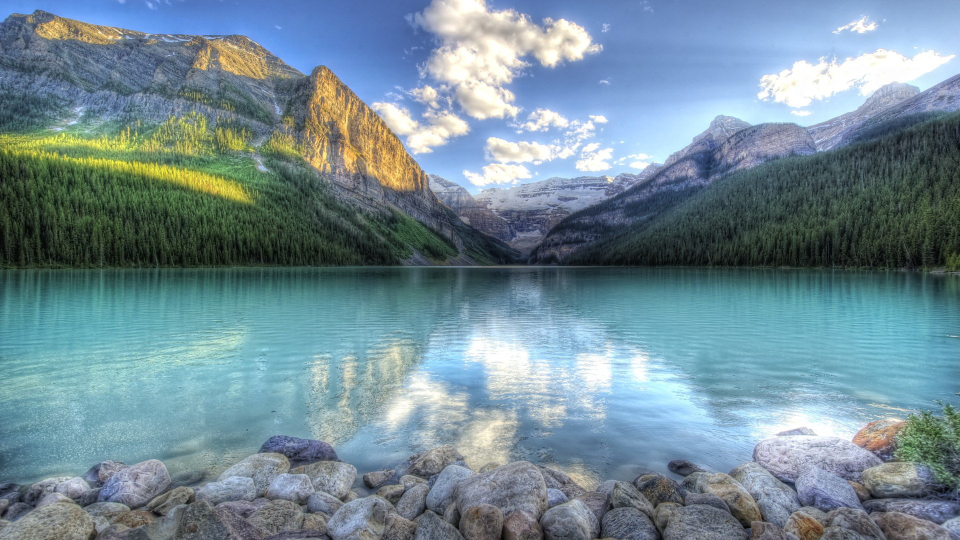
#> input picture 2.opencv/image_file/demo_img/1.jpg, 1920 x 1080 px (shown at 1/2 size)
$ jupyter execute --allow-errors demo.ipynb
#> lines starting #> are read from the running program, lines starting #| are printed output that depends on the picture; after the words box and inside, x2 and y2 are one past the last pixel; in counts of white or black regions, pixels touching at a corner belong together
[cell 1]
import cv2
import matplotlib.pyplot as plt

## 1.resize

[cell 2]
img = cv2.imread('../image_file/demo_img/1.jpg')
#> img is the input picture: shape (1080, 1920, 3); mean B, G, R 150.4, 139.4, 114.6
img.shape   # H,W,C
#> Out = (1080, 1920, 3)

### 宽高等比缩放，其中dsize参数要设置为None

[cell 3]
img_resize1 = cv2.resize(img, dsize=None,fx=0.5, fy=2)
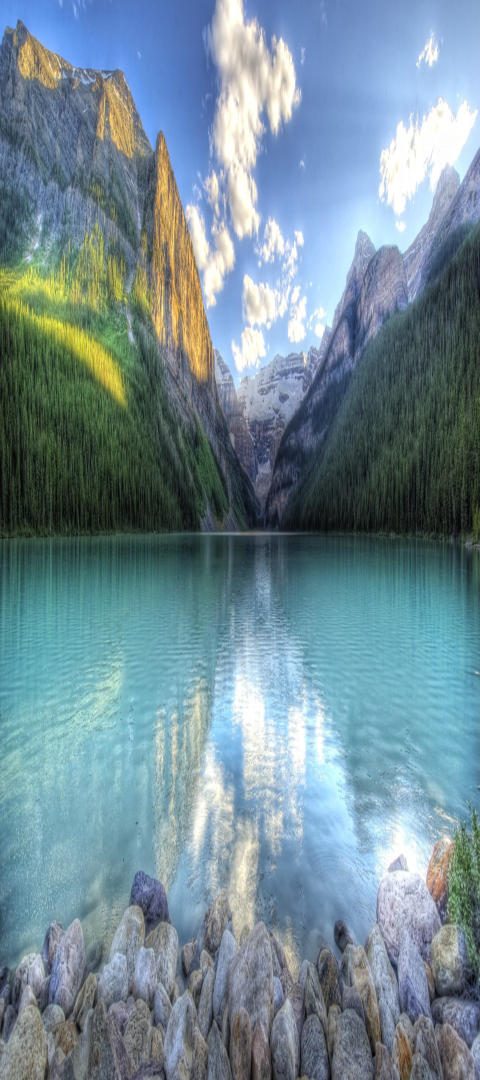
#> img_resize1: shape (2160, 960, 3) (shown at 1/2 size); mean B, G, R 150.4, 139.4, 114.6
img_resize1.shape
#> Out = (2160, 960, 3)

### 缩放成指定大小的宽和高

[cell 4]
img_resize2 = cv2.resize(img, (100,200))  #（宽，高）
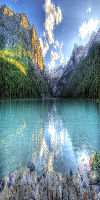
#> img_resize2: shape (200, 100, 3); mean B, G, R 150.2, 139.1, 114.4
img_resize2.shape
#> Out = (200, 100, 3)

## 2.crop指定区域

[cell 5]
crop_img = img[0:200,0:300]  # [高， 宽]
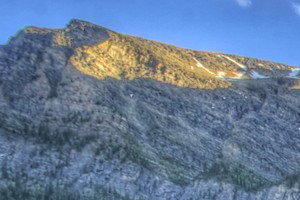
#> crop_img: shape (200, 300, 3); mean B, G, R 150.8, 122, 100.3
plt.imshow(cv2.cvtColor(crop_img, cv2.COLOR_BGR2RGB))

## 3.从url加载图片

[cell 6]
import numpy as np
import urllib.request  # 引入 urllib.request 模块

[cell 7]
# 网络图片的URL
image_url = "https://img-blog.csdnimg.cn/20200113141240297.jpg?x-oss-process=image/watermark,type_ZmFuZ3poZW5naGVpdGk,shadow_10,text_aHR0cHM6Ly9ibG9nLmNzZG4ubmV0L0RvbnRsYQ==,size_16,color_FFFFFF,t_70"

# 从URL加载图像
#> (the rest of this cell did not finish here and is left out)

## 4.用cv2.polylines画多边形, 按点的顺序连线

[cell 8]
pts = np.array([[132, 1150], [165, 1160], [1650, 352], [1320, 352]], np.int32)

# 将三角形的顶点坐标转换为合适的维度
pts = pts.reshape((-1, 1, 2))

# 画出多边形
#> (the rest of this cell did not finish here and is left out)

## 5.画一个y轴向下的坐标系

[cell 9]
# 定义四个点的坐标
points = [(86, 170), (120, 173), (117, 200), (85, 198)]
# 提取x坐标和y坐标
x_coords, y_coords = zip(*points)
# 创建一个新的图形
plt.figure()
plt.gca().invert_yaxis()  # 反转y轴，让y轴向下
# 绘制四个点
plt.plot(x_coords, y_coords, 'ro')  # 'ro' 表示红色圆点
# 在每个点旁边显示坐标
for (x, y) in points:
    plt.text(x, y, f'({x}, {y})')
# 设置坐标轴标签
plt.rcParams['font.sans-serif'] = ['SimHei']
plt.xlabel('X坐标')
plt.ylabel('Y坐标')

# 显示图形
plt.grid(True)
plt.show()
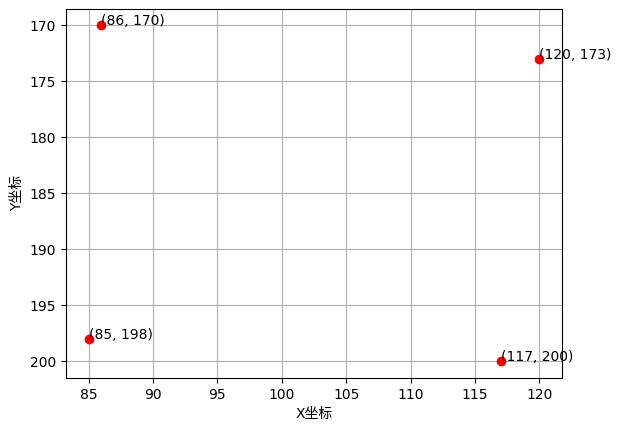
#> figure drawn by matplotlib, 1 panel

## 6.在图像上画圆

[cell 10]
circle_centers = [(101, 315), (96, 269), (161, 262), (166, 307)]
radius = 10

# 在图像上绘制四个圆
#> (the rest of this cell did not finish here and is left out)

## 7.在图像上画矩形

[cell 11]
cv2.rectangle(img, (10,10), (500,500), (0,0,255), thickness=1)  # 左上顶点坐标， 右下顶点坐标
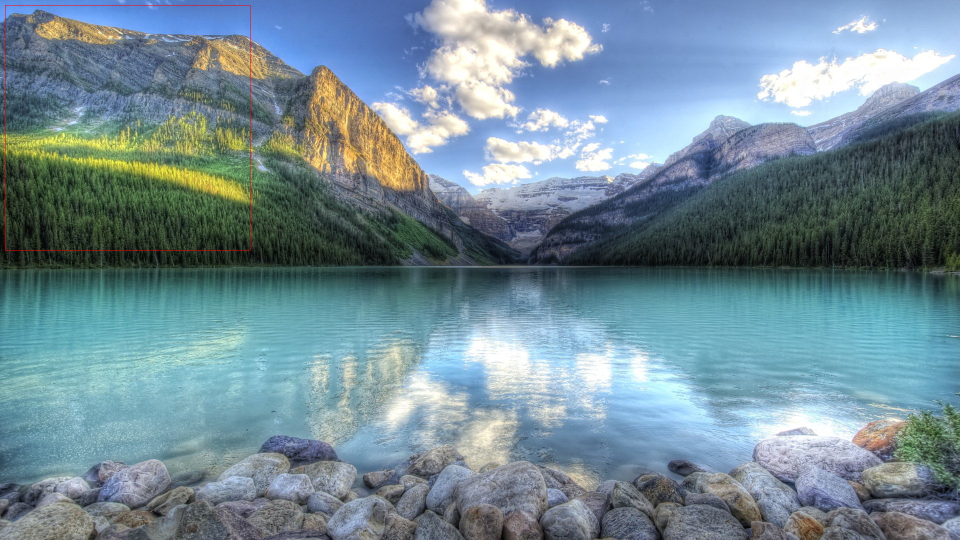
#> img: shape (1080, 1920, 3) (shown at 1/2 size); 0.09% of pixels changed, all inside (x1, y1, x2, y2) = (10, 10, 501, 501)
plt.imshow(cv2.cvtColor(img, cv2.COLOR_BGR2RGB))
